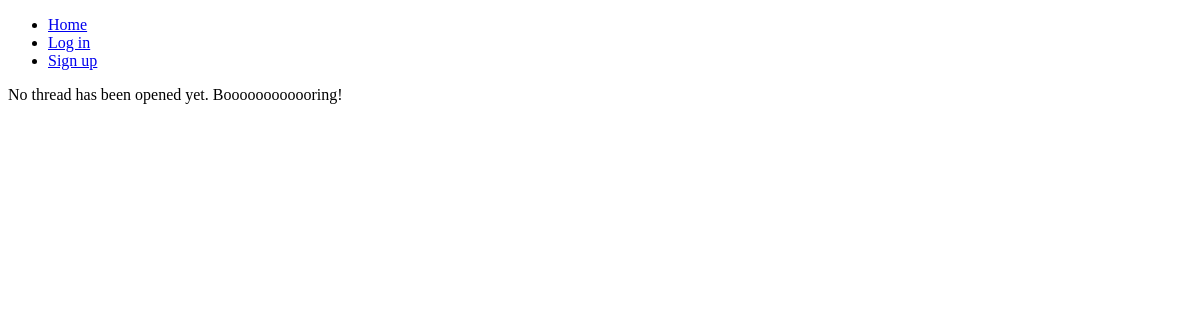
/forum/threads/, run on an earlier commit of the app's database.
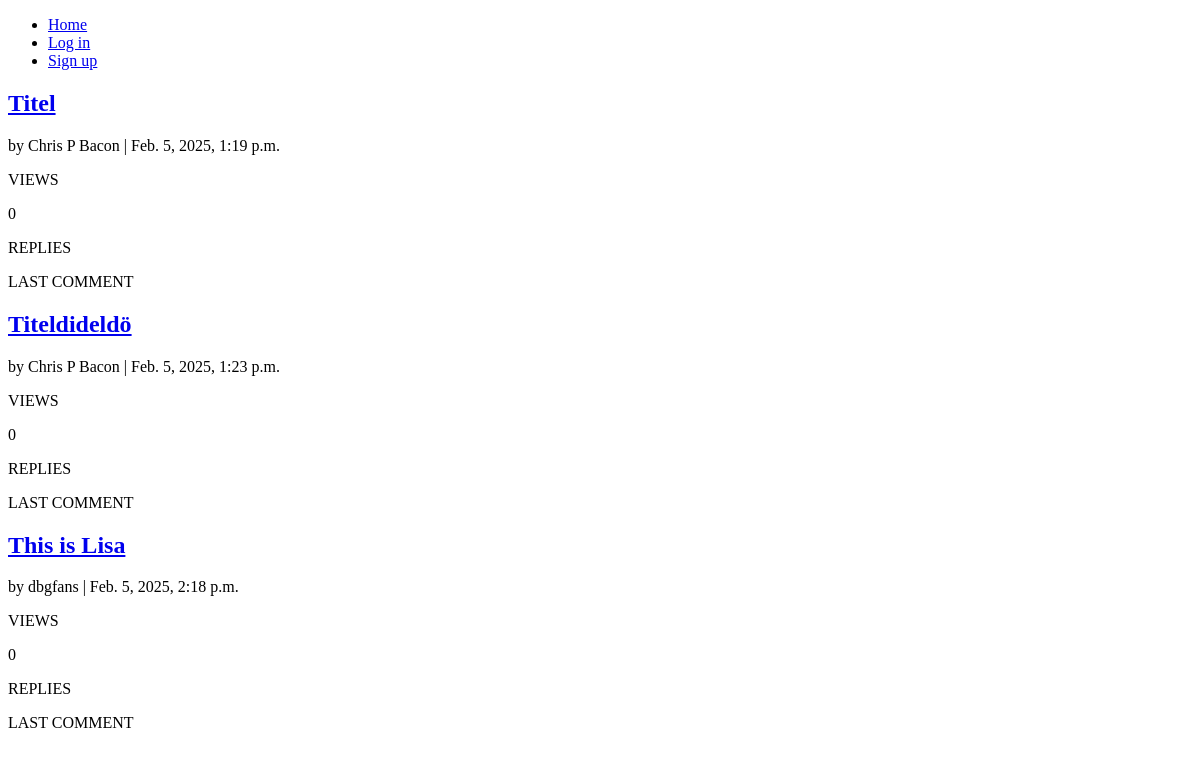
And on a later commit of the database.
### forum/models.py (models this page shows, shortened)
class Thread(models.Model):
    FLAG_CHOICES = [("d", "default"), ("c","closed"), ("s" ,"sticky"), ("n" ,"new")]
    author = models.ForeignKey(settings.AUTH_USER_MODEL, on_delete=models.CASCADE)
    title = models.CharField(max_length=100)
    description = models.TextField()
    date_opened_at = models.DateTimeField(auto_now_add=True)
    last_updated = models.DateTimeField(auto_now=True)
    flag = models.CharField(choices=FLAG_CHOICES, max_length=20)
    slug = models.SlugField(max_length=100, unique=True)
    likes = models.IntegerField(default=0)
    views = models.IntegerField(default=0)

### users/models.py (models this page shows, shortened)
class CustomUser(AbstractUser):
    display_name = models.CharField(max_length=150, default='username')
    number_of_posts = models.IntegerField(default=0)

### forum/views.py (the view)
# urls.py: path('threads/', ThreadListView.as_view(), name='threads'),
class ThreadListView(ListView):
    model = Thread
    template_name = "threads.html"
    def get_context_data(self, **kwargs):
        context = super().get_context_data(**kwargs)
        threads = self.object_list
        thread_info = []
        for thread in threads:
            comments = Comment.objects.filter(thread=thread)
            comment_count = comments.aggregate(comment_count=Count("pk"))["comment_count"]
            last_comment = comments.order_by("-date_posted").first()
            thread_info.append(
                {
                    "thread": thread,
                    "comment_count": comment_count,
                    "last_comment": last_comment,
                }
            )
        context["thread_info"] = thread_info
        return context

### templates/threads.html (shortened to what this page needs)
{% extends "base.html" %}
{% block content %}
    {% if thread_list|length == 0 %}
    <p>No thread has been opened yet. Boooooooooooring!</p>
    {% else %}
    {% for thread in thread_list %}
    <div>
        <div>
            <a href="{% url 'thread' thread.pk %}"><h2>{{thread.title}}</h2></a>
            <p>by {{thread.author.display_name}} | {{thread.date_opened_at}}</p>
        </div>
        <div>
            <p>VIEWS</p>
            <p>{{ thread.views }}</p>
        </div>
        <div>
            <p>REPLIES</p>
        </div>
        <div>
            <p>LAST COMMENT</p>
        </div>
    </div>
    {% endfor %}
    {% endif %}
{% endblock content %}

### templates/base.html (shortened to what this page needs)
{% load static %}
<!DOCTYPE html>
<html lang="en">
<head>
    <link rel="stylesheet" href="{% static 'default_style.css' %}">
</head>
<body>
    <header>
        <nav>
            <ul>
                <li><a href="{% url 'threads' %}">Home</a></li>
                {% if request.user.is_authenticated %}
                <li><a href="{% url 'logout' %}">Log out</a></li>
                {% else %}
                <li><a href="{% url 'login' %}">Log in</a></li>
                <li><a href="{% url 'register' %}">Sign up</a></li>
                {% endif %}
            </ul>
        </nav>
    </header>
    {% block content %}
    {% endblock content %}
</body>
</html>

What changed in the data, as far as the page shows it:
added Thread: title "Titel", author.display_name "Chris P Bacon", date_opened_at "Feb. 5, 2025, 1:19 p.m.", views "0"
added Thread: title "Titeldideldö", author.display_name "Chris P Bacon", date_opened_at "Feb. 5, 2025, 1:23 p.m.", views "0"
added Thread: title "This is Lisa", author.display_name "dbgfans", date_opened_at "Feb. 5, 2025, 2:18 p.m.", views "0"
Also different on the page:
text no longer shown: "No thread has been opened yet. Boooooooooooring!"
